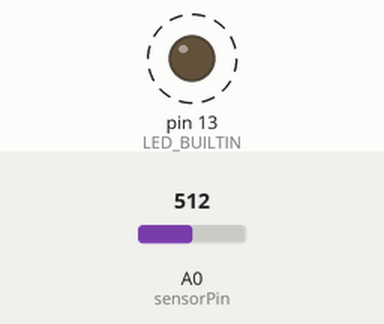
Bench run of a sketch on a simulated Arduino Uno, built with avr-gcc and run on an emulated ATmega328P. Shown: output pins drawn as LEDs (lit = HIGH). Dashed ring = blinking. Inputs (shaded band) come from the test bench; at power-on: A0 (sensorPin) = 512.

Above: at 1.8 s.
1.9 s: A0 (sensorPin) set to 0
At 2.6 s:
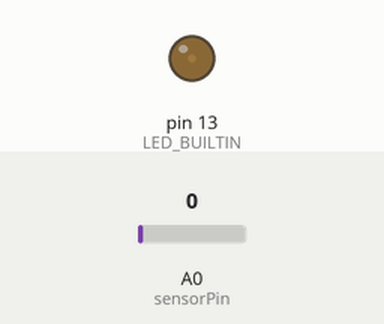
3.6 s: A0 (sensorPin) set to 122
At 3.9 s:
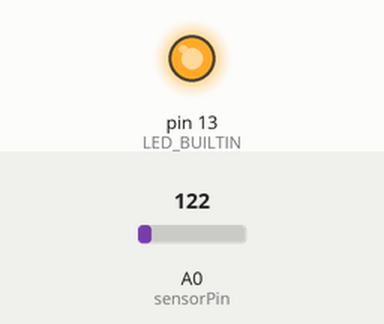
Timing chart, 0 to 13.1 s (numbered marks = the images above; inputs shaded):
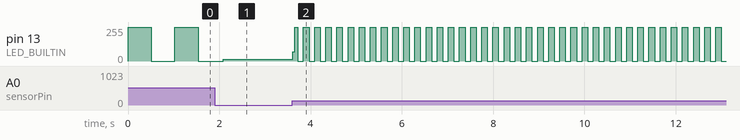

The sketch:

Blink-02-with-photoresistor.ino
```cpp
/*
Book: 2020#Margolis_Arduino-Cookbook.pdf

* Blink with photoresistor sketch

MK:
C:2024.02.09
M:2020.02.09
*/

const int sensorPin = A0;

// connect sensor to analog input 0
void setup() {
  pinMode(LED_BUILTIN, OUTPUT);
}


// enable output on the led pin
void loop() {
  int delayval = analogRead(sensorPin);  // read the analog input

  digitalWrite(LED_BUILTIN, HIGH);

  // set the LED on
  delay(delayval);
  // delay is dependent on light level
  digitalWrite(LED_BUILTIN, LOW);
  // set the LED off
  delay(delayval);
}
```

Measured:
- after the input at 3.6 s, pin 13 (LED_BUILTIN): 15/255 → 68/255 at once, then moves between 0/255 and 255/255, repeating every 0.24 s
- by itself, pin 13 (LED_BUILTIN): alternates 255/255 for 0.51 s and 0/255 for 0.51 s
